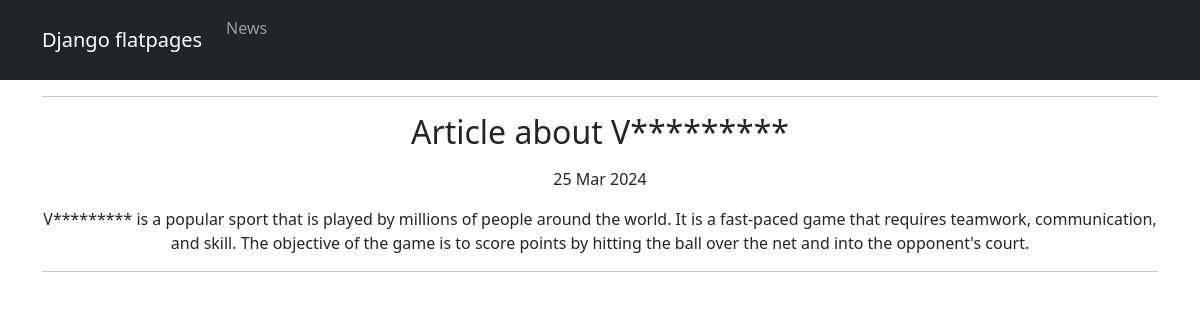
The page /news/2 on the database its author committed.
### news/models.py (models this page shows, shortened)
class Post(models.Model):
    author = models.ForeignKey(Author, on_delete=models.CASCADE)
    NEWS = 'NW'
    ARTICLE = 'AR'
    CATEGORY_CHOICES = (
        (NEWS, 'Новость'),
        (ARTICLE, 'Статья'),
    )
    categoryType = models.CharField(max_length=2, choices=CATEGORY_CHOICES, default=ARTICLE)
    dateCreation = models.DateTimeField(auto_now_add=True)
    postCategory = models.ManyToManyField(Category, through='PostCategory')
    title = models.CharField(max_length=128)
    text = models.TextField()
    rating = models.SmallIntegerField(default=0)

### news/views.py (the view)
# urls.py: path('<int:pk>', PostDetailView.as_view()),
class PostDetailView(DetailView):
    model = Post
    template_name = 'news/details.html'
    context_object_name = 'new'

### news/templatetags/custom_filters.py (called while the page is built)
@register.filter()
def censor(value):
    for word in censor_list:
        value = value.replace(word[1:], '*' * len(word[1:]))
    return value

### news/templates/news/details.html (shortened to what this page needs)
{% extends 'news/default.html' %}
{% load custom_filters %}
{% block content %}
<hr>
<p><h2>{{ new.title|censor }}</h2><p>
<p> {{ new.dateCreation|date:'d M Y' }}<p>
<p>{{ new.text|censor }}<p>
<hr>
{% endblock content %}

### rows shown on the page
Post: title|censor "Article about V*********", dateCreation "25 Mar 2024", text|censor "V********* is a popular sport that is played by millions of people around the world. It is a fast-paced game that requires teamwork, communication, and skill. The objective of the game is to score points by hitting the ball over the net and into the opponent's court."
